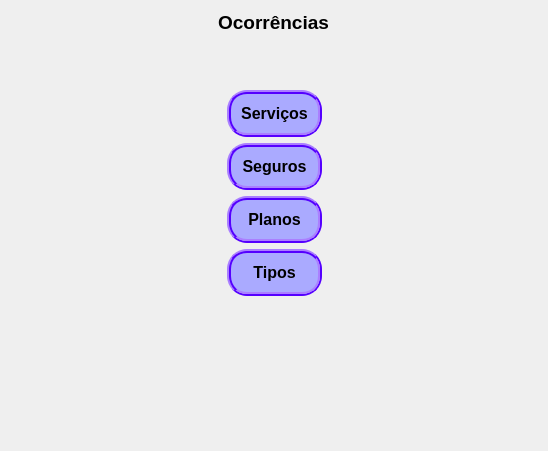
<?xml version="1.0" encoding="UTF-8"?>
<ui version="4.0">
 <class>p_ocorrencias</class>
 <widget class="QWidget" name="p_ocorrencias">
  <property name="geometry">
   <rect>
    <x>0</x>
    <y>0</y>
    <width>548</width>
    <height>451</height>
   </rect>
  </property>
  <property name="sizePolicy">
   <sizepolicy hsizetype="Expanding" vsizetype="Expanding">
    <horstretch>0</horstretch>
    <verstretch>0</verstretch>
   </sizepolicy>
  </property>
  <property name="windowTitle">
   <string>Ocorrências</string>
  </property>
  <layout class="QGridLayout" name="gridLayout_3">
   <item row="0" column="0">
    <layout class="QVBoxLayout" name="verticalLayout">
     <item>
      <layout class="QHBoxLayout" name="horizontalLayout">
       <property name="sizeConstraint">
        <enum>QLayout::SetNoConstraint</enum>
       </property>
       <item>
        <widget class="QLabel" name="label">
         <property name="sizePolicy">
          <sizepolicy hsizetype="Fixed" vsizetype="Fixed">
           <horstretch>0</horstretch>
           <verstretch>0</verstretch>
          </sizepolicy>
         </property>
         <property name="font">
          <font>
           <pointsize>14</pointsize>
           <weight>75</weight>
           <bold>true</bold>
          </font>
         </property>
         <property name="text">
          <string>&lt;html&gt;&lt;head/&gt;&lt;body&gt;&lt;p align=&quot;center&quot;&gt;Ocorrências&lt;/p&gt;&lt;/body&gt;&lt;/html&gt;</string>
         </property>
        </widget>
       </item>
      </layout>
     </item>
     <item>
      <spacer name="verticalSpacer_2">
       <property name="orientation">
        <enum>Qt::Vertical</enum>
       </property>
       <property name="sizeType">
        <enum>QSizePolicy::Fixed</enum>
       </property>
       <property name="sizeHint" stdset="0">
        <size>
         <width>20</width>
         <height>50</height>
        </size>
       </property>
      </spacer>
     </item>
     <item>
      <layout class="QGridLayout" name="gridLayout_2">
       <item row="0" column="0">
        <layout class="QGridLayout" name="gridLayout">
         <item row="1" column="2">
          <spacer name="horizontalSpacer">
           <property name="orientation">
            <enum>Qt::Horizontal</enum>
           </property>
           <property name="sizeType">
            <enum>QSizePolicy::Expanding</enum>
           </property>
           <property name="sizeHint" stdset="0">
            <size>
             <width>40</width>
             <height>20</height>
            </size>
           </property>
          </spacer>
         </item>
         <item row="1" column="0">
          <spacer name="horizontalSpacer_2">
           <property name="orientation">
            <enum>Qt::Horizontal</enum>
           </property>
           <property name="sizeType">
            <enum>QSizePolicy::Expanding</enum>
           </property>
           <property name="sizeHint" stdset="0">
            <size>
             <width>40</width>
             <height>20</height>
            </size>
           </property>
          </spacer>
         </item>
         <item row="0" column="1">
          <widget class="QPushButton" name="b_servicos">
           <property name="font">
            <font>
             <pointsize>12</pointsize>
             <weight>75</weight>
             <bold>true</bold>
            </font>
           </property>
           <property name="styleSheet">
            <string notr="true">border-style: ridge;
border-width: 4px;
border-radius: 20px;
padding: 10px;
background-color: rgb(170, 170, 255);
border-color: rgb(85, 0, 255);
selection-color: rgb(85, 0, 0);
color: rgb(0, 0, 0);</string>
           </property>
           <property name="text">
            <string>Serviços</string>
           </property>
          </widget>
         </item>
         <item row="2" column="1">
          <widget class="QPushButton" name="b_planos">
           <property name="enabled">
            <bool>true</bool>
           </property>
           <property name="font">
            <font>
             <pointsize>12</pointsize>
             <weight>75</weight>
             <bold>true</bold>
            </font>
           </property>
           <property name="styleSheet">
            <string notr="true">border-style: ridge;
border-width: 4px;
border-radius: 20px;
padding: 10px;
background-color: rgb(170, 170, 255);
border-color: rgb(85, 0, 255);
selection-color: rgb(85, 0, 0);
color: rgb(0, 0, 0);</string>
           </property>
           <property name="text">
            <string>Planos</string>
           </property>
          </widget>
         </item>
         <item row="1" column="1">
          <widget class="QPushButton" name="b_seguros">
           <property name="enabled">
            <bool>true</bool>
           </property>
           <property name="font">
            <font>
             <pointsize>12</pointsize>
             <weight>75</weight>
             <bold>true</bold>
            </font>
           </property>
           <property name="styleSheet">
            <string notr="true">border-style: ridge;
border-width: 4px;
border-radius: 20px;
padding: 10px;
background-color: rgb(170, 170, 255);
border-color: rgb(85, 0, 255);
selection-color: rgb(85, 0, 0);
color: rgb(0, 0, 0);</string>
           </property>
           <property name="text">
            <string>Seguros</string>
           </property>
          </widget>
         </item>
         <item row="3" column="1">
          <widget class="QPushButton" name="b_tipos">
           <property name="font">
            <font>
             <pointsize>12</pointsize>
             <weight>75</weight>
             <bold>true</bold>
            </font>
           </property>
           <property name="styleSheet">
            <string notr="true">border-style: ridge;
border-width: 4px;
border-radius: 20px;
padding: 10px;
background-color: rgb(170, 170, 255);
border-color: rgb(85, 0, 255);
selection-color: rgb(85, 0, 0);
color: rgb(0, 0, 0);</string>
           </property>
           <property name="text">
            <string>Tipos</string>
           </property>
          </widget>
         </item>
        </layout>
       </item>
      </layout>
     </item>
     <item>
      <spacer name="verticalSpacer">
       <property name="orientation">
        <enum>Qt::Vertical</enum>
       </property>
       <property name="sizeHint" stdset="0">
        <size>
         <width>20</width>
         <height>40</height>
        </size>
       </property>
      </spacer>
     </item>
    </layout>
   </item>
  </layout>
 </widget>
 <tabstops>
  <tabstop>b_servicos</tabstop>
  <tabstop>b_seguros</tabstop>
  <tabstop>b_planos</tabstop>
 </tabstops>
 <resources/>
 <connections/>
</ui>
